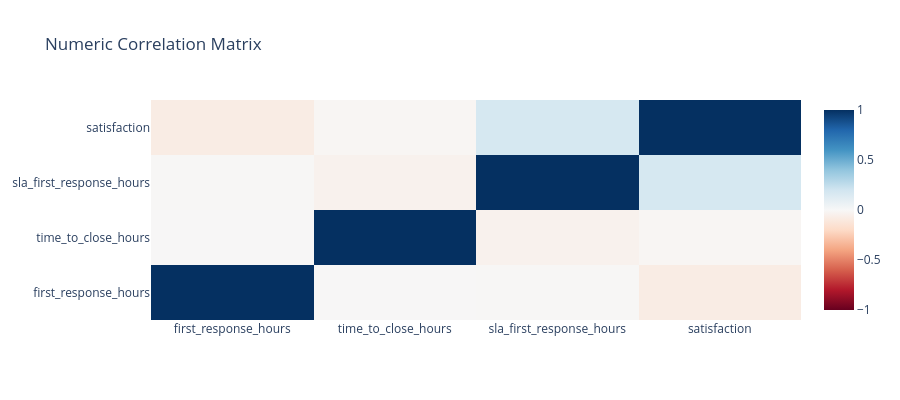

The notebook cell saved with this chart:
### Markdown cell above
## 4.2 Numeric Correlation Matrix

**📖 How to Read the Heatmap:**
- **Red (+1)**: Perfect positive correlation - features move together
- **Blue (-1)**: Perfect negative correlation - features move opposite
- **White (0)**: No linear relationship

**⚠️ Multicollinearity Warning:**
- Pairs with |r| > 0.7 may cause issues in linear models
- Consider removing one feature from highly correlated pairs
- Tree-based models are more robust to multicollinearity

### Code cell
numeric_cols = [
    name for name, col in findings.columns.items()
    if col.inferred_type in [ColumnType.NUMERIC_CONTINUOUS, ColumnType.NUMERIC_DISCRETE, ColumnType.TARGET]
    and name not in TEMPORAL_METADATA_COLS
]

if len(numeric_cols) >= 2:
    corr_matrix = df[numeric_cols].corr()
    fig = charts.heatmap(
        corr_matrix.values,
        x_labels=numeric_cols,
        y_labels=numeric_cols,
        title="Numeric Correlation Matrix"
    )
    display_figure(fig)
else:
    print("Not enough numeric columns for correlation analysis.")

### Figure 1 — Plotly figure (JSON) as saved in the notebook; plotly's stock layout.template omitted (floating-point values rounded to 4 significant figures)
{"data": [{"colorscale": [[0.0, "rgb(103,0,31)"], [0.1, "rgb(178,24,43)"], [0.2, "rgb(214,96,77)"], [0.3, "rgb(244,165,130)"], [0.4, "rgb(253,219,199)"], [0.5, "rgb(247,247,247)"], [0.6, "rgb(209,229,240)"], [0.7, "rgb(146,197,222)"], [0.8, "rgb(67,147,195)"], [0.9, "rgb(33,102,172)"], [1.0, "rgb(5,48,97)"]], "type": "heatmap", "x": ["first_response_hours", "time_to_close_hours", "sla_first_response_hours", "satisfaction"], "y": ["first_response_hours", "time_to_close_hours", "sla_first_response_hours", "satisfaction"], "z": [[1.0, -0.004893, -0.008767, -0.07941], [-0.004893, 1.0, -0.04183, -0.01702], [-0.008767, -0.04183, 1.0, 0.1715], [-0.07941, -0.01702, 0.1715, 1.0]], "zmid": 0}], "layout": {"height": 400, "title": {"text": "Numeric Correlation Matrix"}}}
